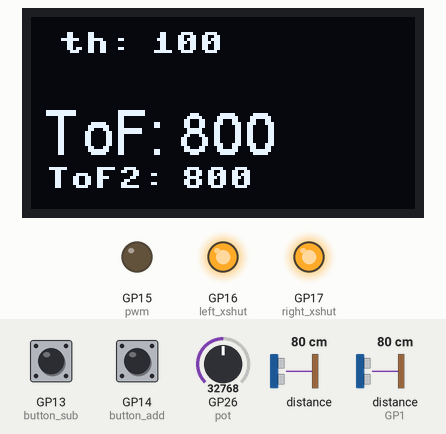
Simulated run of this program. Board: Raspberry Pi Pico running MicroPython. Parts: 128×64 one-colour display, output pins drawn as LEDs (lit = HIGH). Dashed ring = blinking. The inputs (shaded band) are chosen by the test bench; at power-on: GP14 (button_add) HIGH, distance to the obstacle 80 cm, distance to the obstacle (sensor on GP1) 80 cm, GP26 (pot) = 32768, GP13 (button_sub) HIGH (analog values on the 0–65535 scale). Library files of the repository ran but are not shown: vl53l0x1.py, ssd1306.py, freesans20.py, writer.py; what the program prints to the serial console is not drawn.

Above: at 2.0 s.
2.1 s: GP14 (button_add) pulled LOW for 1 s
At 2.56 s:
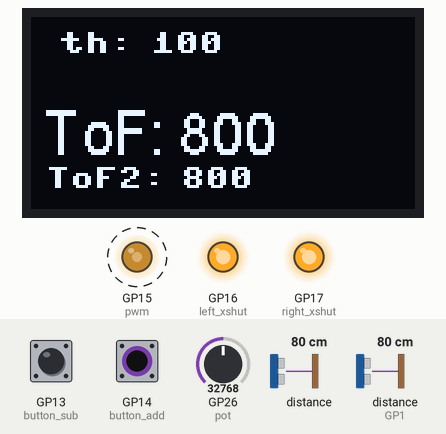
4.6 s: distance to the obstacle (sensor 0) set to 23 cm
At 5.6 s:
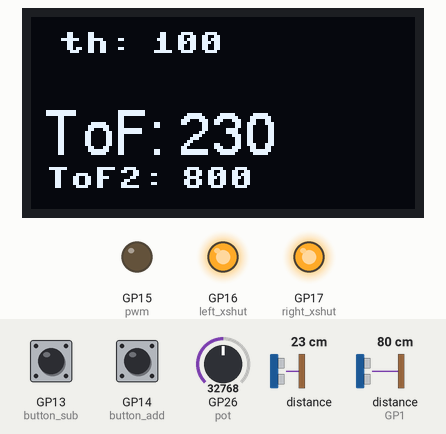
6.4 s: distance to the obstacle (sensor 0) set to 18 cm
At 7.28 s:
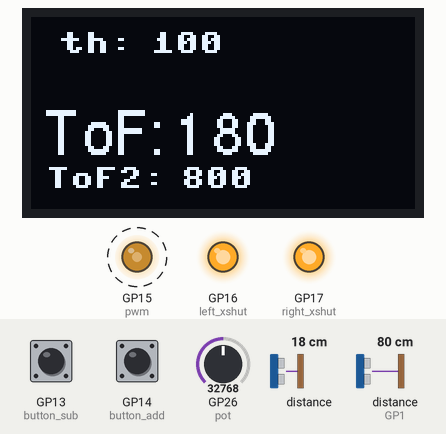
8.6 s: distance to the obstacle (sensor on GP1) set to 2 cm
At 9.82 s:
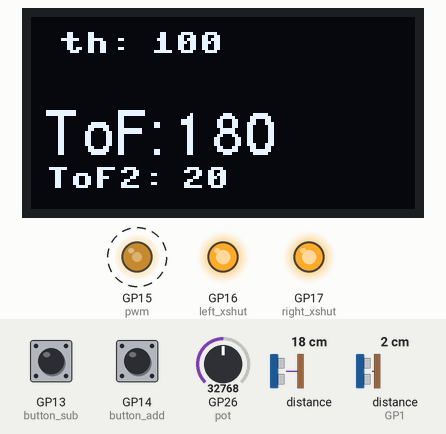
10.6 s: GP26 (pot) set to 65535
13.7 s: GP14 (button_add) pulled LOW for 1 s
At 15.4 s:
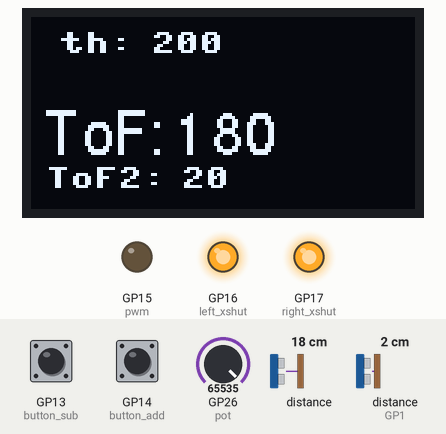
Timing chart, 0 to 17.5 s (numbered marks = the images above; inputs shaded):
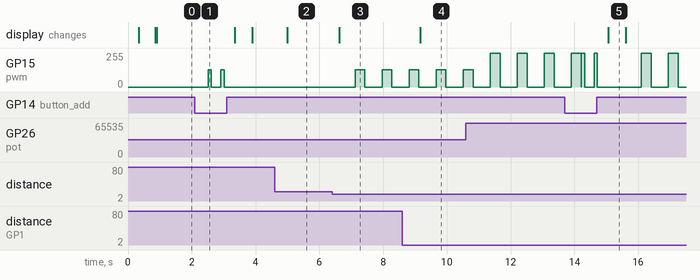

The program:

measurement_system_str.py
```python
from machine import I2C, Pin, PWM, ADC, Timer
from vl53l0x1 import setup_tofl_device, TBOOT
import utime
import time
import ssd1306
import freesans20
import writer


print("Setting up I2C")


timer = Timer(-1)


# tofl
left_xshut = Pin(16, Pin.OUT)
left_xshut.value(0)

right_xshut = Pin(17, Pin.OUT)
right_xshut.value(0)

i2c = I2C(id = 0, sda = Pin(0), scl = Pin(1))
# i2c_2 = I2C(id = 0, sda = Pin(16), scl= Pin(17))

left_xshut.value(1)
time.sleep_us(TBOOT)
tofl0 = setup_tofl_device(i2c, 40000, 14, 12)
tofl0.set_address(0x31)

right_xshut.value(1)
time.sleep_us(TBOOT)
tofl1 = setup_tofl_device(i2c, 40000, 14, 12)


print ("NOW WE ARE SETTING UP OLED ")

display = ssd1306.SSD1306_I2C(128, 64, i2c)
display.fill(1)# test
display.show()
utime.sleep(0.5)
display.fill(0)# test
display.show()


# Buzzer setup
pwm = PWM(Pin(15))
pwm.freq(1000)
pwm.duty_u16(0)

# Potentiometer setup
pot = ADC(Pin(26))

# Button setup
button_add = Pin(14, Pin.IN, Pin.PULL_UP)
button_sub = Pin(13, Pin.IN, Pin.PULL_UP)


print("Button setup done")

# The buzzer notifies of the tresholds lenght
def short_noise(pwm, loudness):
    pwm.duty_u16(loudness)
    utime.sleep(0.1)
    pwm.duty_u16(0)
    utime.sleep(0.3)


def set_threshold(threshold, button_add, button_sub, pwm):
    times_played = 1
    loudness = pot.read_u16()
    if button_add.value() == 0:
        threshold += 100
        times_played = int(str(threshold)[:1])
        print (times_played)
        for _ in range(times_played):
            short_noise(pwm, loudness)
        if threshold > 800:
            threshold = 800

    elif button_sub.value() == 0:
        threshold -= 100
        times_played = int(str(threshold)[:1])
        print (times_played)
        for _ in range(times_played):
            short_noise(pwm, loudness)
        if threshold < 100:
            threshold = 100

    return threshold

# Measures the distances between ToF sensors and an objects. Notifies if there is something in forint of the sensor or in thresholds range.
def measure(tofl0, tofl1, display, pwm, updated_threshold):
    off = 0
    while True:
        measurement = tofl1.read()
        measurement_1 = tofl0.read()
        loudness = pot.read_u16()

        print("viens mērījumi:", tofl1.ping(), "mm |",  "divi mērījumi:", tofl0.ping(), "mm |")

        threshold = set_threshold(updated_threshold, button_add, button_sub, pwm)
        threshold_range = threshold + 100

        # oled displays the tof values
        large_text = writer.Writer(display, freesans20)
        large_text = writer.Writer(display, freesans20)
        large_text.set_textpos(50, 30)
        large_text.printstring(str(tofl1.ping()))
        large_text = writer.Writer(display, freesans20)
        large_text.set_textpos(5, 30)
        large_text.printstring("ToF:")

        #displays the second tofs values
        display.text("ToF2:", 5, 50, 1)
        display.text(str(tofl0.ping()), 50, 50, 1)

        #display threshold value
        display.text("th:", 10, 5, 1)
        display.text(str(threshold), 40, 5, 1)

        display.show()
        utime.sleep(0.5)
        display.fill(0)

        # Activate the buzzer
        if measurement >= threshold and measurement <= threshold_range:
            pwm.duty_u16(loudness)
            utime.sleep(0.3)
            pwm.duty_u16(0)
        elif off == 1:
            break

# Checks if there is change in the second ToFs' measures. If there is change in the distance  then notifies about it.
def get_average_measurement(tofl0, tofl1, pwm, loudness):
    while True:
        measurement = tofl1.read()
        measurement_1 = tofl0.read()
        measurements = []
        for _ in range(3):

            measurements.append(measurement_1)
            utime.sleep(0.5)

        average_measurement = sum(measurements) / len(measurements)
        print("Average measurement of tofl0:", average_measurement)

        fourth_measurement = tofl0.ping()
        print("Fourth measurement:", fourth_measurement)
        if fourth_measurement + 30  > average_measurement:
            pwm.duty_u16(loudness)
            utime.sleep(0.2)
            pwm.duty_u16(0)
        elif fourth_measurement - 30 < average_measurement:
            pwm.duty_u16(loudness)
            utime.sleep(0.2)
            pwm.duty_u16(0)


def turn_on(tofl0, tofl1, display, pwm):
    threshold = 100

    while True:
        updated_threshold = set_threshold(threshold, button_add, button_sub, pwm)
        measure(tofl0, tofl1, display, pwm, updated_threshold)
        #get_average_measurement(tofl0, tofl1, pwm, loudness)
        utime.sleep(0.1)


try:
    turn_on(tofl0, tofl1, display, pwm)
finally:
    # Restore default address
    print("Restoring")
#     tofl0.set_address(0x29)
    tofl0.set_address(0x29)
```

Measured:
- the behaviour switches between 21 and 20 cm on distance to the obstacle (sensor 0) (found by bisection; images 2 and 3)
- after the input at 2.1 s, GP15 (pwm): alternates 128/255 for 0.10 s and 0/255 for 0.30 s, 4 changes in all, then stays 0/255, starting after 0.41 s
- after the input at 4.6 s, the display: changes after 0.39 s (image 2)
- after the input at 6.4 s, GP15 (pwm): alternates 128/255 for 0.30 s and 0/255 for 0.55 s, starting after 0.73 s; the display: changes after 0.23 s (image 3)
- after the input at 8.6 s, the display: changes after 0.57 s (image 4)
- after the input at 13.7 s, the display: changes after 1.4 s (image 5)
- what the display in image 5 shows lasts 0.5 s, from 15.1 s to 15.6 s
